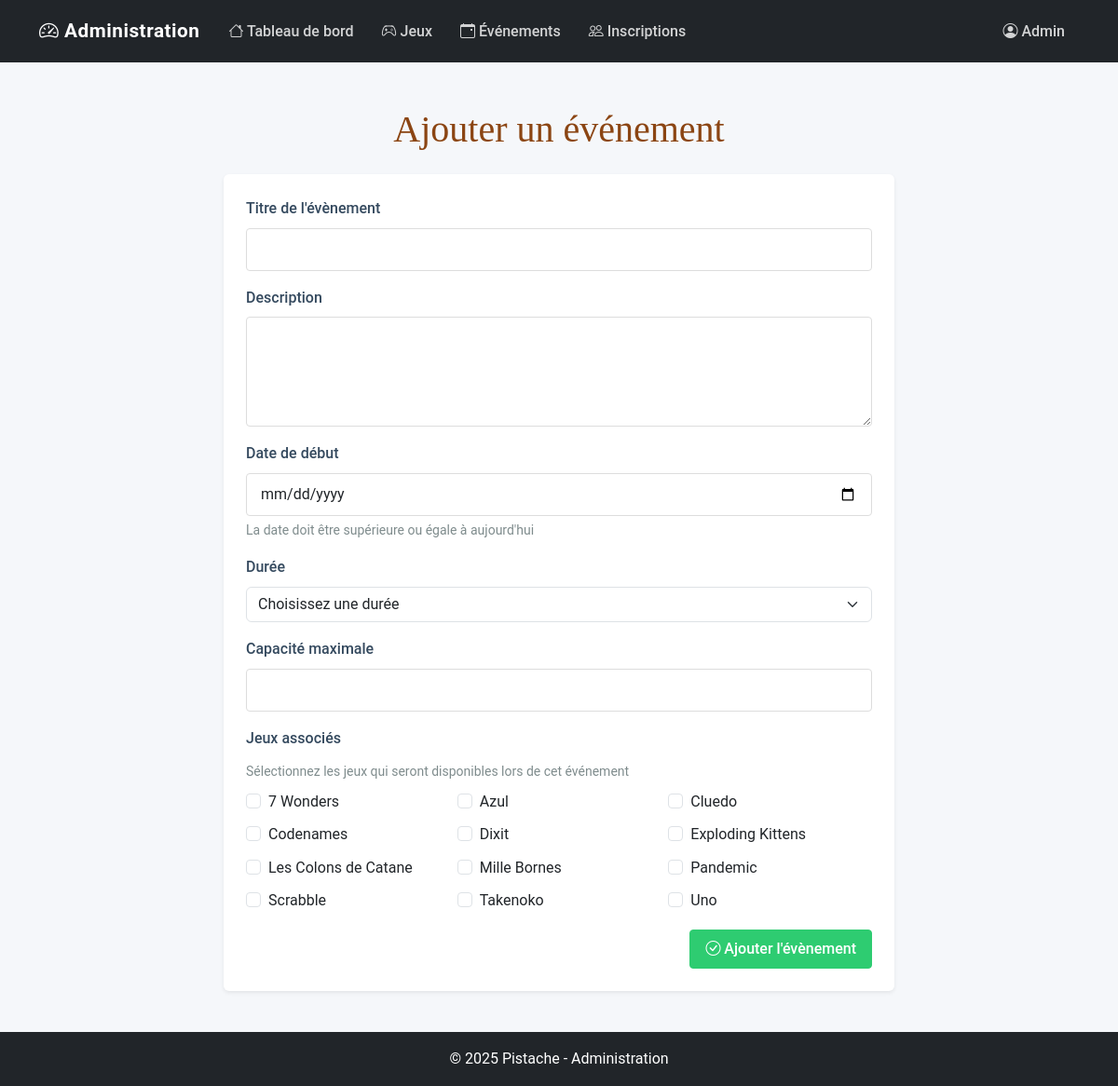
The page /admin/evenements/ajouter.php (signed in) on the database its author committed.
### tables this page shows
CREATE TABLE jeux(
    id_jeux INT NOT NULL AUTO_INCREMENT,
    nom VARCHAR(50) NOT NULL UNIQUE,
    description_courte TEXT NOT NULL,
    description_longue TEXT NOT NULL,
    annee_sortie YEAR NOT NULL,
    date_ajout DATE NOT NULL,
    id_genre INT NOT NULL,
    id_type INT NOT NULL,
    CONSTRAINT PK_JEUX PRIMARY KEY (id_jeux),
    CONSTRAINT FK_GENRE FOREIGN KEY (id_genre) REFERENCES genre (id_genre),
    CONSTRAINT FK_TYPE FOREIGN KEY (id_type) REFERENCES type (id_type)
);

### admin/evenements/ajouter.php (the view, shortened to what this page needs)
<?php
$pdo = connexionBDD();
$stmt = $pdo->query("SELECT id_jeux, nom FROM jeux ORDER BY nom");
$jeux = $stmt->fetchAll(PDO::FETCH_ASSOC);
include_once '../includes/admin-header.php';
?>
    <main class="container py-4">
        <h1 class="text-center mb-4" style="font-family: 'Playfair Display', serif; color: #8B4513;">
            Ajouter un événement
        </h1>
        <div class="row justify-content-center">
            <div class="col-md-8">
                <div class="card shadow-sm p-4">
                    <form method="POST">
                        <div class="mb-3">
                            <label for="titre" class="form-label">Titre de l'évènement</label>
                            <input type="text" class="form-control" id="titre" name="titre" required />
                        </div>
                        <div class="mb-3">
                            <label for="description" class="form-label">Description</label>
                            <textarea class="form-control" id="description" name="description" rows="4" required></textarea>
                        </div>
                        <div class="mb-3">
                            <label for="date_debut" class="form-label">Date de début</label>
                            <input type="date" class="form-control" id="date_debut" name="date_debut"
                                   min="<?php echo date('Y-m-d'); ?>" required />
                            <div class="form-text">La date doit être supérieure ou égale à aujourd'hui</div>
                        </div>
                        <div class="mb-3">
                            <label for="duree_type" class="form-label">Durée</label>
                            <select class="form-select" id="duree_type" name="duree_type" required>
                                <option value="">Choisissez une durée</option>
                            </select>
                        </div>
                        <div class="mb-3">
                            <label for="capacite_max" class="form-label">Capacité maximale</label>
                            <input type="number" class="form-control" id="capacite_max" name="capacite_max" min="1" required />
                        </div>
                        <div class="mb-3">
                            <label class="form-label">Jeux associés</label>
                            <div class="form-text mb-2">Sélectionnez les jeux qui seront disponibles lors de cet événement</div>
                            <?php if (!empty($jeux)): ?>
                                <div class="row row-cols-1 row-cols-md-3 g-2">
                                    <?php foreach ($jeux as $jeu) : ?>
                                        <div class="col">
                                            <div class="form-check">
                                                <input class="form-check-input" type="checkbox" name="jeux[]" value="<?php echo $jeu['id_jeux']; ?>" id="jeu_<?php echo $jeu['id_jeux']; ?>">
                                                <label class="form-check-label" for="jeu_<?php echo $jeu['id_jeux']; ?>">
                                                    <?php echo htmlspecialchars($jeu['nom']); ?>
                                                </label>
                                            </div>
                                        </div>
                                    <?php endforeach; ?>
                                </div>
                            <?php else: ?>
                                <div class="alert alert-info">
                                    <i class="bi bi-info-circle"></i> Aucun jeu disponible. Veuillez d'abord ajouter des jeux dans la section "Gestion des jeux".
                                </div>
                            <?php endif; ?>
                        </div>
                        <div class="text-end">
                            <button type="submit" class="btn btn-success">
                                <i class="bi bi-check-circle"></i> Ajouter l'évènement
                            </button>
                        </div>
                    </form>
                </div>
            </div>
        </div>
    </main>
<?php include_once "../includes/admin-footer.php" ?>

### assets/css/admin.css (style rules this page uses)
:root { --admin-primary: #2c3e50; --admin-secondary: #34495e; --admin-accent: #27ae60; --admin-light: #ecf0f1; --admin-success: #2ecc71; --admin-danger: #e74c3c; --admin-warning: #f39c12; --admin-info: #3498db; --admin-text: #333; --admin-muted: #7f8c8d; --admin-border: #ddd; --admin-hover: #f5f5f5; --admin-bg: #f5f7fa; --admin-radius: 6px; --admin-padding: 15px; --admin-margin: 20px; --admin-transition: all 0.2s ease; --admin-shadow: 0 1px 3px rgba(0, 0, 0, 0.1); --admin-shadow-hover: 0 4px 6px rgba(0, 0, 0, 0.1); }
body { font-family: 'Roboto', -apple-system, BlinkMacSystemFont, 'Segoe UI', sans-serif; color: var(--admin-text); background-color: var(--admin-bg); line-height: 1.6; }
.card { border: none; border-radius: var(--admin-radius); box-shadow: var(--admin-shadow); margin-bottom: var(--admin-margin); transition: transform 0.2s, box-shadow 0.2s; background: white; }
.btn { border-radius: 4px; font-weight: 500; padding: 8px 16px; transition: var(--admin-transition); }
.btn-success { background-color: var(--admin-success); border-color: var(--admin-success); }
.form-control { border-radius: 4px; border: 1px solid var(--admin-border); padding: 10px 15px; }
.form-label { font-weight: 500; color: var(--admin-secondary); }
.form-text { color: var(--admin-muted); }

### rows shown on the page
jeux: nom "7 Wonders"
jeux: nom "Azul"
jeux: nom "Cluedo"
jeux: nom "Codenames"
jeux: nom "Dixit"
jeux: nom "Exploding Kittens"
jeux: nom "Les Colons de Catane"
jeux: nom "Mille Bornes"
jeux: nom "Pandemic"
jeux: nom "Scrabble"
jeux: nom "Takenoko"
jeux: nom "Uno"
